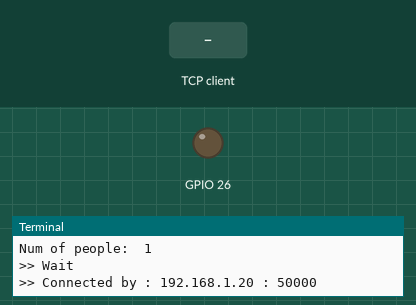
Simulated run of this program. Board: Raspberry Pi (BCM pin numbers), started with the argument Hello. On the bench: output pins drawn as LEDs (lit = HIGH), the last lines printed to the terminal. Inputs (shaded band) come from the test bench. One TCP client connects 1 s after the port opens and stays connected; threads take turns every 2 ms.

Above: at 1.2 s.
1.3 s: the TCP client sends "#on"
At 2.1 s:
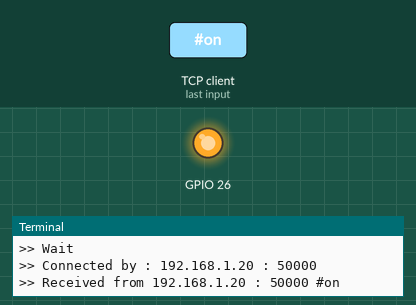
2.8 s: the TCP client sends "#off"
At 3.3 s:
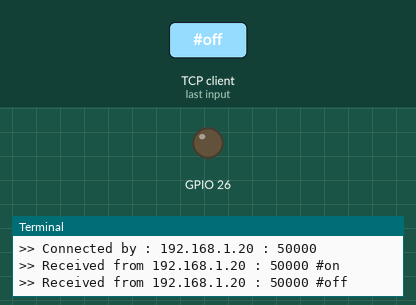
Timing chart, 0 to 5.8 s (numbered marks = the images above; inputs shaded):
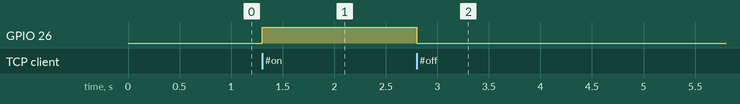

Measured:
- after the input at 1.3 s, GPIO 26: LOW → HIGH at once
- after the input at 2.8 s, GPIO 26: HIGH → LOW at once

The program:

gpio_server.py
```python
import sys
import socket
from _thread import *
import RPi.GPIO as g
import time

g.setmode(g.BCM)
g.setup(26, g.OUT)
g.output(26, False)

client_sockets = []

def threaded(client_socket, addr):
    print(">> Connected by :", addr[0], ":", addr[1])

    while True:
        try:
            data = client_socket.recv(1024)
            if not data:
                print(">> Disconnected by " + addr[0], ":", addr[1])
                break

            print(">> Received from " + addr[0], ":", addr[1], data.decode())

            if data.decode().find("#on") >= 0:
                g.output(26,True)

            elif data.decode().find("#off") >= 0:
                g.output(26,False)

            for client in client_sockets:
                if client != client_socket:
                    client.send(data)

        except ConnectionResetError as e:
            print(">> Disconnected by " + addr[0], ":", addr[1])
            break

    if client_socket in client_sockets:
        client_sockets.remove(client_socket)
        print("remove client list : ", len(client_sockets))

    client_socket.close()

HOST = sys.argv[1]
PORT = 9999

print(">> Server Start: ", HOST)
server_socket = socket.socket(socket.AF_INET, socket.SOCK_STREAM)
server_socket.setsockopt(socket.SOL_SOCKET, socket.SO_REUSEADDR, 1)
server_socket.bind((HOST, PORT))
server_socket.listen()

try:
    while True:
        print(">> Wait")

        client_socket, addr = server_socket.accept()
        client_sockets.append(client_socket)
        start_new_thread(threaded, (client_socket, addr))
        print("Num of people: ", len(client_sockets))
except Exception as e:
    print("error: ", e)

finally:
    g.cleanup()
    server_socket.close()
```
